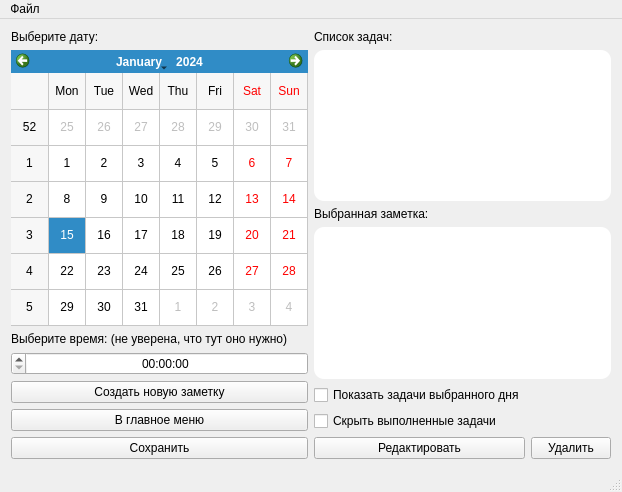
<?xml version="1.0" encoding="UTF-8"?>
<ui version="4.0">
 <class>Diary</class>
 <widget class="QMainWindow" name="Diary">
  <property name="geometry">
   <rect>
    <x>0</x>
    <y>0</y>
    <width>622</width>
    <height>492</height>
   </rect>
  </property>
  <property name="windowTitle">
   <string>Diary</string>
  </property>
  <widget class="QWidget" name="centralWidget">
   <property name="minimumSize">
    <size>
     <width>622</width>
     <height>433</height>
    </size>
   </property>
   <property name="mouseTracking">
    <bool>true</bool>
   </property>
   <layout class="QGridLayout" name="gridLayout_3">
    <item row="0" column="1" rowspan="2">
     <layout class="QGridLayout" name="gridLayout_4">
      <item row="6" column="1">
       <widget class="QPushButton" name="deleteButton">
        <property name="text">
         <string>Удалить</string>
        </property>
       </widget>
      </item>
      <item row="5" column="0">
       <widget class="QCheckBox" name="hideCompleted">
        <property name="text">
         <string>Скрыть выполненные задачи</string>
        </property>
       </widget>
      </item>
      <item row="6" column="0">
       <widget class="QPushButton" name="editButton">
        <property name="text">
         <string>Редактировать</string>
        </property>
       </widget>
      </item>
      <item row="0" column="0">
       <widget class="QLabel" name="tasks">
        <property name="text">
         <string>Список задач:</string>
        </property>
       </widget>
      </item>
      <item row="2" column="0">
       <widget class="QLabel" name="note">
        <property name="text">
         <string>Выбранная заметка:</string>
        </property>
       </widget>
      </item>
      <item row="3" column="0" colspan="2">
       <widget class="QTextEdit" name="taskText">
        <property name="styleSheet">
         <string notr="true">
border: 10 px solid rgb(200,244,99);
border-radius: 10px;
background-color: rgb(255,255,255)</string>
        </property>
        <property name="readOnly">
         <bool>true</bool>
        </property>
       </widget>
      </item>
      <item row="1" column="0" colspan="2">
       <widget class="QListWidget" name="taskList">
        <property name="styleSheet">
         <string notr="true">
border: 10 px solid rgb(200,244,99);
border-radius: 10px;
background-color: rgb(255,255,255)</string>
        </property>
       </widget>
      </item>
      <item row="4" column="0">
       <widget class="QCheckBox" name="todayTasks">
        <property name="text">
         <string>Показать задачи выбранного дня</string>
        </property>
       </widget>
      </item>
     </layout>
    </item>
    <item row="1" column="0">
     <layout class="QGridLayout" name="gridLayout_2">
      <item row="0" column="0">
       <layout class="QVBoxLayout" name="verticalLayout_2">
        <item>
         <widget class="QLabel" name="selectTime">
          <property name="sizePolicy">
           <sizepolicy hsizetype="Preferred" vsizetype="Preferred">
            <horstretch>0</horstretch>
            <verstretch>0</verstretch>
           </sizepolicy>
          </property>
          <property name="text">
           <string>Выберите время: (не уверена, что тут оно нужно)</string>
          </property>
         </widget>
        </item>
        <item>
         <widget class="QTimeEdit" name="timeEdit">
          <property name="enabled">
           <bool>true</bool>
          </property>
          <property name="sizePolicy">
           <sizepolicy hsizetype="Preferred" vsizetype="Fixed">
            <horstretch>0</horstretch>
            <verstretch>0</verstretch>
           </sizepolicy>
          </property>
          <property name="focusPolicy">
           <enum>Qt::WheelFocus</enum>
          </property>
          <property name="layoutDirection">
           <enum>Qt::RightToLeft</enum>
          </property>
          <property name="wrapping">
           <bool>false</bool>
          </property>
          <property name="frame">
           <bool>true</bool>
          </property>
          <property name="alignment">
           <set>Qt::AlignCenter</set>
          </property>
          <property name="readOnly">
           <bool>false</bool>
          </property>
          <property name="buttonSymbols">
           <enum>QAbstractSpinBox::UpDownArrows</enum>
          </property>
          <property name="accelerated">
           <bool>false</bool>
          </property>
          <property name="displayFormat">
           <string/>
          </property>
         </widget>
        </item>
       </layout>
      </item>
      <item row="1" column="0">
       <widget class="QPushButton" name="newNoteButton">
        <property name="text">
         <string>Создать новую заметку</string>
        </property>
       </widget>
      </item>
      <item row="2" column="0">
       <widget class="QPushButton" name="menuButton">
        <property name="text">
         <string>В главное меню</string>
        </property>
       </widget>
      </item>
      <item row="3" column="0">
       <widget class="QPushButton" name="saveButton">
        <property name="text">
         <string>Сохранить</string>
        </property>
       </widget>
      </item>
     </layout>
    </item>
    <item row="0" column="0">
     <layout class="QVBoxLayout" name="verticalLayout">
      <item>
       <widget class="QLabel" name="selectDate">
        <property name="text">
         <string>Выберите дату: </string>
        </property>
       </widget>
      </item>
      <item>
       <widget class="QCalendarWidget" name="calendar">
        <property name="styleSheet">
         <string notr="true">selectedDay-front-color: red;</string>
        </property>
        <property name="minimumDate">
         <date>
          <year>1900</year>
          <month>1</month>
          <day>1</day>
         </date>
        </property>
        <property name="gridVisible">
         <bool>true</bool>
        </property>
       </widget>
      </item>
     </layout>
    </item>
   </layout>
  </widget>
  <widget class="QMenuBar" name="menuBar">
   <property name="geometry">
    <rect>
     <x>0</x>
     <y>0</y>
     <width>622</width>
     <height>20</height>
    </rect>
   </property>
   <widget class="QMenu" name="menu">
    <property name="title">
     <string>Файл</string>
    </property>
    <addaction name="instruction"/>
    <addaction name="exit"/>
   </widget>
   <addaction name="menu"/>
  </widget>
  <widget class="QStatusBar" name="statusBar"/>
  <action name="instruction">
   <property name="text">
    <string>Инструкция</string>
   </property>
  </action>
  <action name="exit">
   <property name="text">
    <string>Выйти из программы</string>
   </property>
  </action>
 </widget>
 <layoutdefault spacing="6" margin="11"/>
 <tabstops>
  <tabstop>timeEdit</tabstop>
  <tabstop>editButton</tabstop>
  <tabstop>deleteButton</tabstop>
  <tabstop>hideCompleted</tabstop>
  <tabstop>taskList</tabstop>
  <tabstop>todayTasks</tabstop>
 </tabstops>
 <resources/>
 <connections/>
</ui>
